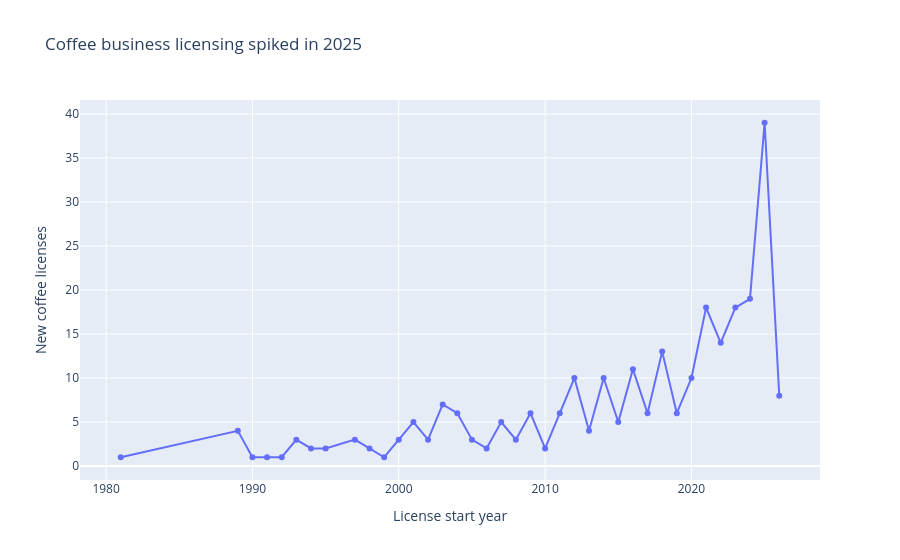

The code cell stored with this chart in its notebook:
### Markdown cell above
**Chart rationale:** A bar chart is appropriate for comparing counts across discrete ZIP categories. The plot highlights that a small number of ZIP codes account for a large share of coffee licenses.

### Code cell
# Chart 2: New licenses per year (line)
licenses_per_year_plot = licenses_per_year.copy()
licenses_per_year_plot["start_year"] = licenses_per_year_plot["start_year"].astype(int)

fig2 = px.line(
    licenses_per_year_plot,
    x="start_year",
    y="new_licenses",
    markers=True,
    labels={"start_year": "License start year", "new_licenses": "New coffee licenses"},
    title="Coffee business licensing spiked in 2025"
)
fig2.write_image("chart2_licenses_per_year.png")
fig2.show()

### Figure 1 — Plotly figure (JSON) as saved in the notebook; plotly's stock layout.template omitted (floating-point values rounded to 4 significant figures)
{"data": [{"hovertemplate": "License start year=%{x}<br>New coffee licenses=%{y}<extra></extra>", "legendgroup": "", "line": {"color": "#636efa", "dash": "solid"}, "marker": {"symbol": "circle"}, "mode": "lines+markers", "name": "", "orientation": "v", "showlegend": false, "type": "scatter", "x": [1981, 1989, 1990, 1991, 1992, 1993, 1994, 1995, 1997, 1998, 1999, 2000, 2001, 2002, 2003, 2004, 2005, 2006, 2007, 2008, 2009, 2010, 2011, 2012, 2013, 2014, 2015, 2016, 2017, 2018, 2019, 2020, 2021, 2022, 2023, 2024, 2025, 2026], "xaxis": "x", "y": [1, 4, 1, 1, 1, 3, 2, 2, 3, 2, 1, 3, 5, 3, 7, 6, 3, 2, 5, 3, 6, 2, 6, 10, 4, 10, 5, 11, 6, 13, 6, 10, 18, 14, 18, 19, 39, 8], "yaxis": "y"}], "layout": {"legend": {"tracegroupgap": 0}, "title": {"text": "Coffee business licensing spiked in 2025"}, "xaxis": {"anchor": "y", "domain": [0, 1], "title": {"text": "License start year"}}, "yaxis": {"anchor": "x", "domain": [0, 1], "title": {"text": "New coffee licenses"}}}}
